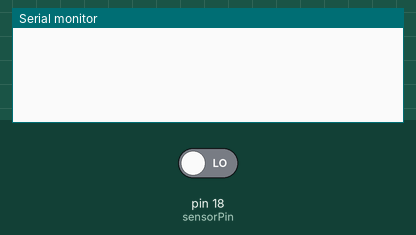
The sketch below on a simulated Arduino Uno, built with avr-gcc and run on an emulated ATmega328P. Shown: the last lines printed to the serial monitor. The inputs (shaded band) are chosen by the test bench; at power-on: pin 18 (sensorPin) LOW.

Above: at 1.2 s.
1.3 s: pin 18 (sensorPin) driven HIGH
At 2.5 s:
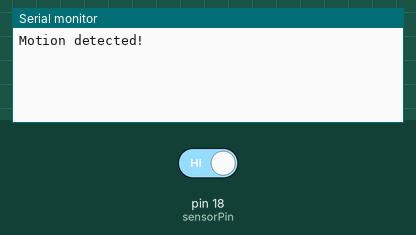
2.8 s: pin 18 (sensorPin) driven LOW
At 3.9 s:
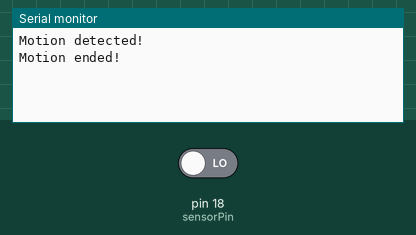

The sketch:

RCWL_radar.ino
```cpp
/*
Author :Dharmendra Kumar Yadav
*/
int sensorPin = 18;
int motionState = LOW;

void setup() {
  Serial.begin(9600);
  pinMode(sensorPin, INPUT);
}

void loop() {
  if (digitalRead(sensorPin) == HIGH) {
    if (motionState == LOW) {
     Serial.println("Motion detected!");
      motionState = HIGH;
    }
  }

  else {
    if (motionState == HIGH) {
     Serial.println("Motion ended!");
      motionState = LOW;
    }
  }
}
```

Measured:
- after the input at 1.3 s, the serial monitor: prints a new line at once (image 1)
- after the input at 2.8 s, the serial monitor: prints a new line at once (image 2)
